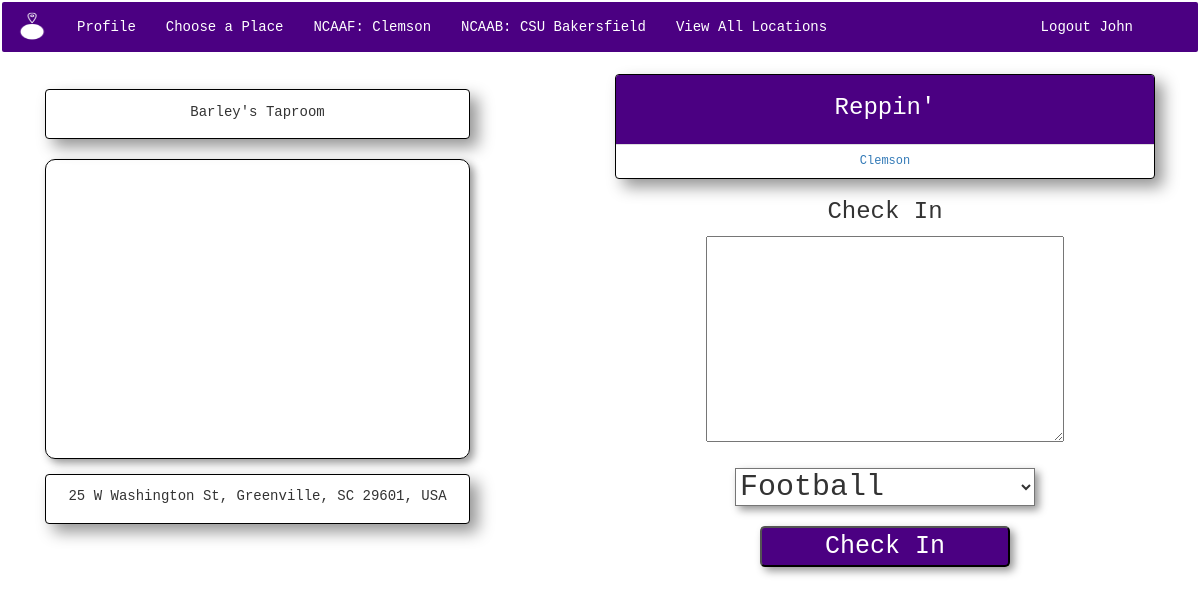
The app's page /football_location/1/checkins/ (signed in) with its own data.
### app/models.py (models this page shows, shortened)
class Profile(models.Model):
    prof_user = models.OneToOneField(User)
    bio = models.TextField(null=True, blank=True)
    basketball = models.ForeignKey(BasketballTeam, null=True, blank=True)
    football = models.ForeignKey(FootballTeam, null=True, blank=True)
    city = models.CharField(max_length=50, null=True, blank=True)
    state = models.ForeignKey(State, null=True, blank=True)
    zipcode = models.CharField(max_length=10, null=True, blank=True)
    photo = models.ImageField(upload_to="profile_photos", null=True, blank=True, verbose_name="Profile Photo")

class FootballTeam(models.Model):
    school = models.CharField(max_length=30)
    name = models.CharField(max_length=30)
    def __str__(self):
        return self.school
    class Meta:
        ordering = ["school"]

class BasketballTeam(models.Model):
    school = models.CharField(max_length=30)
    name = models.CharField(max_length=30)
    def __str__(self):
        return self.school
    class Meta:
        ordering = ["school"]

class Location(models.Model):
    location_name = models.CharField(max_length=50, null=True, blank=True)
    location_city = models.CharField(max_length=50, null=True, blank=True)
    location_address = models.CharField(max_length=50, null=True, blank=True)
    location_zip = models.CharField(max_length=10, null=True, blank=True)
    geolocation = GeopositionField(null=True, blank=True)
    class Meta:
        ordering = ["location_name"]

### app/views.py (the view, shortened to what this page needs)
# urls.py: url(r'^football_location/(?P<pk>\d+)/checkins/$', FootballCheckInListView.as_view(), name='football_checkin_list_view'),
class FootballCheckInListView(CreateView):
    model = CheckIn
    form_class = DebateForm
    second_form_class = CheckInForm
    template_name = "app/football_checkin_list.html"
    success_url = reverse_lazy("football_checkin_list_view")
    GEOPOSITION_GOOGLE_MAPS_API_KEY = os.environ["maps_key"]
    def get_context_data(self, **kwargs):
        context = super().get_context_data(**kwargs)
        location = self.kwargs.get('pk', None)
        locationid = Location.objects.get(id=location)
        location_debate = CheckIn.objects.filter(checkin_location_id=location)
        teams = FootballTeam.objects.filter(pk__in=set(self.get_queryset().values_list("checkin_user__profile__football", flat=True)))
        users_pk = self.get_queryset().values_list("checkin_user__pk", flat=True).distinct()
        context["teams"] = FootballTeam.objects.filter(pk__in=set(self.get_queryset().values_list("checkin_user__profile__football", flat=True)))
        context["users_pk"] = self.get_queryset().values_list("checkin_user__pk", flat=True)
        context["location"] = Location.objects.get(id=location)
        context["debates"] = Debate.objects.filter(debate_location_id=location)
        context["object_list"] = self.get_queryset()
        context['debateform'] = self.form_class()
        context['checkinform'] = self.second_form_class()
        context["key"] = GEOPOSITION_GOOGLE_MAPS_API_KEY
        return context
    def get_queryset(self):
        location = self.kwargs.get('pk', None)
        return CheckIn.objects.filter(checkin_location_id=location)

### app/models.py
class DebateForm(ModelForm):
    class Meta:
        model = Debate
        fields = ["debate_body"]

class CheckInForm(ModelForm):
    class Meta:
        model = CheckIn
        fields = ["checkin_body", "checkin_type"]

### templates/app/football_checkin_list.html (shortened to what this page needs)
{% extends "base.html" %}
{% block content %}
<body>
<div class="col-md-6">
  <div class="center-column">
    <div id="locationname" class="panel panel-default">
      <div class="panel-body">
        {{ location.location_name }} <br><br>
      </div>
    </div>
  </div>
  <div id="map-canvas"></div>
  <div class="center-column">
    <div id="address" class="panel panel-default">
      <div class="panel-body">
        {{ location.location_address }} <br><br>
      </div>
    </div>
  </div>
</div>
<div class="col-md-6">
  <div class="center">
    <div class="panel panel-default">
      <div class="panel-heading">
        <h3>Reppin'</h3>
      </div>
      <ul class="list-group">
      {% for team in teams %}
      <li id="nobottom" class="list-group-item"><a href="{% url 'football_checkin_details_list_view' location.pk %}?team={{ team.school }}"><h6>{{ team.school }}</h6></a></li>
      {% endfor %}
      </ul>
  </div>
</div>
{% if request.user.id not in users_pk %}
<div class="center">
  <h3>Check In</h3>
<form class="" action="" method="post">
  {{ checkinform.checkin_body }} <br><br>
  {{ checkinform.checkin_type }} <br><br>
  <input class="button" type="submit" name="checkinform" value="Check In">
  </div>
</div>
{% endif %}
</body>
{% endblock %}

### templates/base.html (shortened to what this page needs)
<!DOCTYPE html>
{% load staticfiles %}
    <link rel="stylesheet" href='{% static "app/css/bootstrap.css" %}' media="screen" title="bootstrap" charset="utf-8">
    <link rel="stylesheet" href='{% static "app/css/app.css" %}' media="screen" title="bootstrap" charset="utf-8">
      {% if request.user.is_authenticated %}
      <nav class="navbar navbar-default">
      <ul class="nav navbar-nav">
        <li><img id="navbar_logo" src='{% static "app/fanatik.png" %}' alt="" /></li>
        <li><a href="{% url 'profile_update_view' %}" role="button">Profile</a></li>
        <li><a href="{% url 'get_places_view' %}">Choose a Place</a></li>
        <li><a href="{% url 'football_location_list_view' %}">NCAAF: {{ request.user.profile.football }}</a></li>
        <li><a href="{% url 'basketball_location_list_view' %}">NCAAB: {{ request.user.profile.basketball }}</a></li>
        <li><a href="{% url 'all_locations_list_view' %}">View All Locations</a></li>
        <li id="right"><a href="{% url 'logout' %}?next=/" role="button">Logout {{ request.user }}</a></li>
      </nav>
      {% endif %}
      <div class="container">
        {% block content %}
        {% endblock %}
      </div>

### app/static/app/css/app.css (style rules this page uses)
html, body { min-height : 100%; font-family: courier; background-image: url("https://s3-us-west-2.amazonaws.com/fanatik/app/sportsfans2.png"), url("https://s3-us-west-2.amazonaws.com/fanatik/app/map_background.png"); background-repeat: no-repeat, repeat; background-position: center bottom, 200% 100%; background-size: 100% auto, 100% auto; background-attachment: fixed; }
#locationname { height: 50px; width: 425px; line-height: 15px; text-align: center; }
#address { height: 50px; width: 425px; line-height: 12px; text-align: center; }
#navbar_logo { padding-top: 10px; height: 40px; width: 60px; border: 0px; }
.navbar { background-color: indigo; border: 2px solid white; }
.nav.navbar-nav li a { color: white; }
.center { text-align: center; }
#right { position: absolute; right: 50px; }
input[type="submit"] { width: 250px; font-size: 25px; }
.button { border-radius: 5px; background-color: indigo; color: white; box-shadow: 4px 4px 8px rgba(0, 0, 0, 0.42); }
form { margin: 500; }
.panel .panel-heading { background-color: indigo; color: white; height: 70px; padding-top: 0.1px; text-align: center; }
.panel.panel-default { box-shadow: 8px 8px 16px rgba(0, 0, 0, 0.42); border: 1px solid black; }
.list-group-item { position: relative; padding: 0px 10px; line-height: 2em; border: 1px solid black; font-size: 15px; vertical-align: text-top; }
#map-canvas { border-radius: 10px; border: 1px solid black; box-shadow: 4px 4px 8px rgba(0, 0, 0, 0.42); }
#id_checkin_type { -webkit-appearance: menulist-button; width: 300px; font-size: 30px; box-shadow: 4px 4px 8px rgba(0, 0, 0, 0.42); background-color: white; }
.center-column { display: block; margin: 15px auto; }

### templates/app/football_checkin_list.html (style rules this page uses)
#map-canvas { height: 300px; width: 425px; }

### records on screen
Location: location_name "Barley's Taproom", location_address "25 W Washington St, Greenville, SC 29601, USA"
FootballTeam: school "Clemson"

### other values on screen
{{ request.user.profile.football }} "Clemson"
{{ request.user.profile.basketball }} "CSU Bakersfield"
{{ request.user }} "John"
